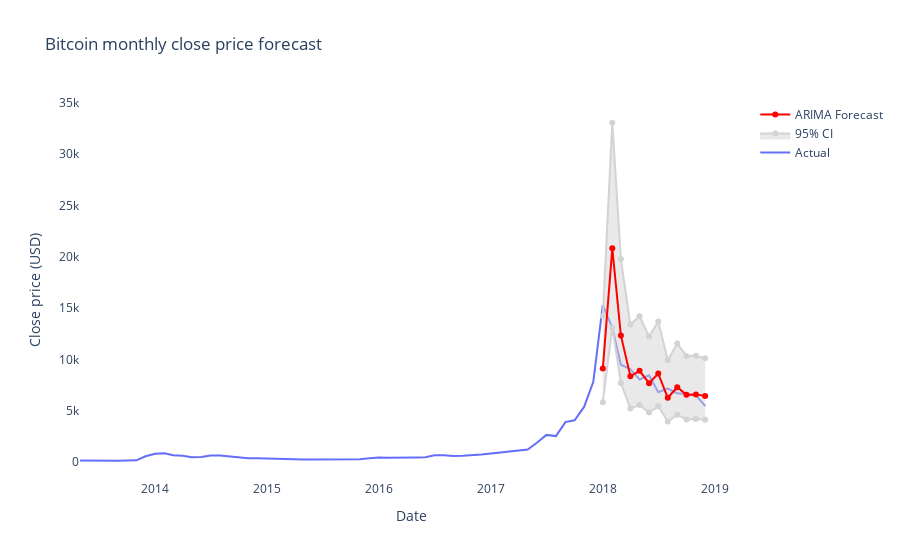

This figure's notebook cell:
### Code cell
# walk forward validation
arima_after_a_month_forecast(test_start_date = '2017-12-31')
